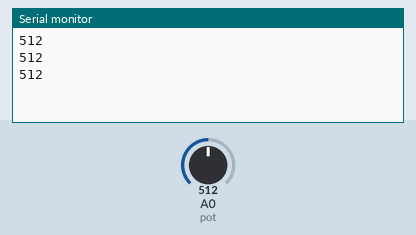
Recording of a sketch running on a simulated Arduino Uno, built with avr-gcc and run on an emulated ATmega328P. On the bench: the last lines printed to the serial monitor. The inputs (shaded band) are chosen by the test bench; at power-on: A0 (pot) = 512.

Above: at 1.3 s.
1.4 s: A0 (pot) set to 716
At 1.9 s:
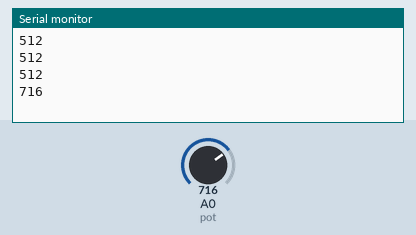
2.9 s: A0 (pot) set to 900
At 3.4 s:
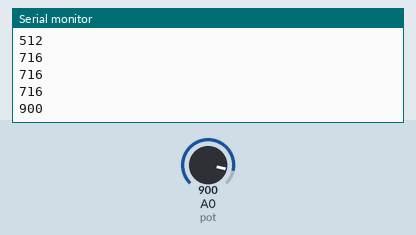
Timing chart, 0 to 5.9 s (numbered marks = the images above; inputs shaded):
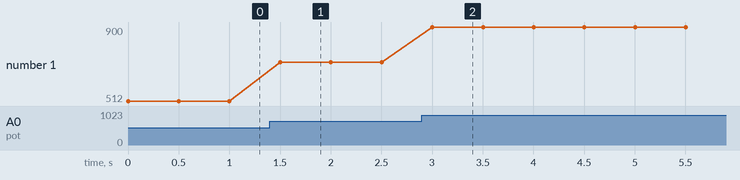

The sketch:

potCheck.ino
```cpp
int pot = A0;
int value;


void setup() {
  // put your setup code here, to run once:
  Serial.begin(115200);
  pinMode(pot, INPUT);
}

void loop() {
  // put your main code here, to run repeatedly:
  value = analogRead(pot);
  Serial.println(value);
  delay(500);
}
```

Measured:
- after the input at 1.4 s, the serial monitor: prints a new line after 0.10 s (image 1)
- after the input at 2.9 s, the serial monitor: prints a new line after 0.10 s (image 2)
- plotted number 1: 512 → 716 after the input at 1.4 s, 716 → 900 after the input at 2.9 s
